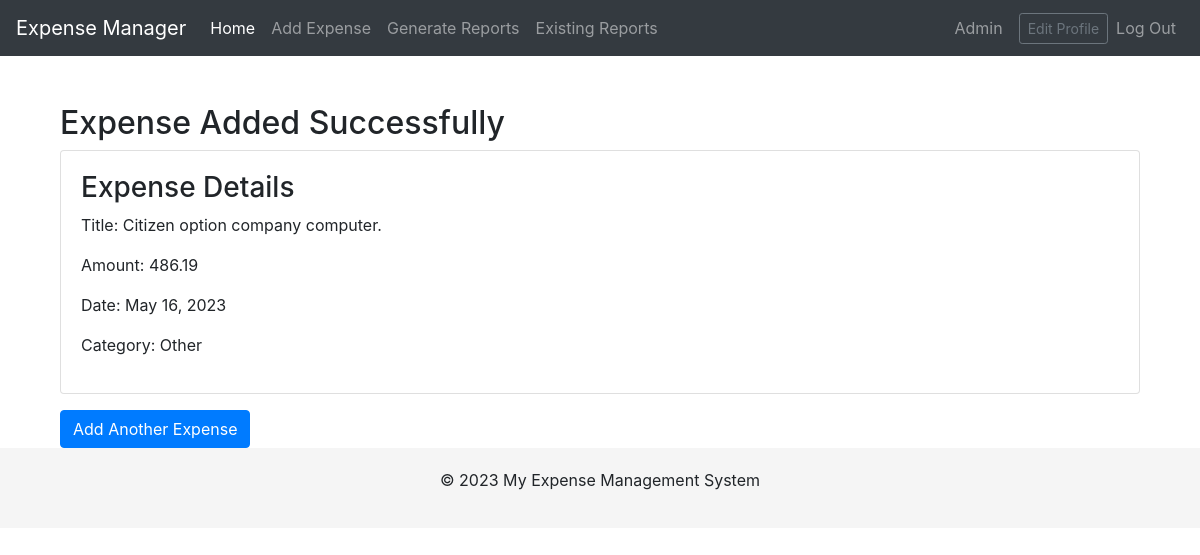
The app's page /expense-confirmation/1/ (signed in) with its own data.
### expenses/models.py (models this page shows, shortened)
class Expense(models.Model):
    title = models.CharField(max_length=100)
    amount = models.DecimalField(max_digits=10, decimal_places=2)
    date = models.DateField()
    category = models.ForeignKey(Category, on_delete=models.SET_NULL, null=True, blank=True)
    user = models.ForeignKey(User, on_delete=models.CASCADE, null=True, blank=True)

class Category(models.Model):
    name = models.CharField(max_length=100)
    description = models.TextField(blank=True, null=True)

### expenses/views.py (the view)
# urls.py: path('expense-confirmation/<int:expense_id>/', expense_confirmation, name='expense_confirmation'),
def expense_confirmation(request, expense_id):
    expense = Expense.objects.get(id=expense_id)
    categories = expense.category  # Retrieve all categories associated with the expense
    return render(request, 'expenses/expense_confirmation.html', {
        'expense': expense,
        'categories': categories,  # Add categories to the context
    })

### expenses/templates/expenses/expense_confirmation.html
{% extends 'base.html' %}
{% block content %}
<div class="container mt-4">
    <h2>Expense Added Successfully</h2>
    <div class="card">
        <div class="card-body">
            <h3>Expense Details</h3>
            <p>Title: {{ expense.title }}</p>
            <p>Amount: {{ expense.amount }}</p>
            <p>Date: {{ expense.date }}</p>
            <p>Category: {{ expense.category.name }}</p>
        </div>
    </div>
    <a href="{% url 'add_expense' %}" class="btn btn-primary mt-3">Add Another Expense</a>
</div>
{% endblock %}

### templates/base.html (shortened to what this page needs)
{% load static %}
<!DOCTYPE html>
<html lang="en">
<head>
    <link href="https://stackpath.bootstrapcdn.com/bootstrap/4.5.2/css/bootstrap.min.css" rel="stylesheet">
    <link rel="stylesheet" href="{% static 'css/style.css' %}">
</head>
<body>
    <nav class="navbar navbar-expand-md navbar-dark bg-dark fixed-top">
        <a class="navbar-brand" href="{% url 'home' %}">Expense Manager</a>
        <div class="collapse navbar-collapse" id="navbarCollapse">
            <ul class="navbar-nav mr-auto">
                <li class="nav-item active">
                    <a class="nav-link" href="{% url 'home' %}">Home</a>
                </li>
                <li class="nav-item">
                    <a class="nav-link" href="{% url 'add_expense' %}">Add Expense</a>
                </li>
                <li class="nav-item">
                    <a class="nav-link" href="{% url 'generate_report' %}">Generate Reports</a>
                </li>
                <li class="nav-item">
                    <a class="nav-link" href="{% url 'view_reports' %}">Existing Reports</a>
                </li>
            </ul>
            <ul class="navbar-nav">
                {% if user.is_authenticated %}
                    <li class="nav-item d-flex align-items-center">
                        <a class="nav-link" href="{% url 'profile_view' %}">
                            {{ user.username }}
                        </a>
                        <a class="btn btn-sm btn-outline-secondary ml-2" href="{% url 'edit_profile' %}">Edit Profile</a>
                    </li>
                    <li class="nav-item">
                        <a class="nav-link" href="{% url 'logout' %}">Log Out</a>
                    </li>
                {% else %}
                    <li class="nav-item">
                        <a class="nav-link" href="{% url 'login' %}">Log In</a>
                    </li>
                {% endif %}
            </ul>
        </div>
    </nav>
    <main role="main" class="container">
        {% block content %}{% endblock %}
    </main>
    <footer>
        <p>© 2023 My Expense Management System</p>
    </footer>
</body>
</html>

### templates/base.html (style rules this page uses)
body { padding-top: 5rem; }
.navbar { margin-bottom: 20px; }
footer { background-color: #f5f5f5; padding: 20px 0; text-align: center; }

### records on screen
Expense: title "Citizen option company computer.", amount "486.19", date "May 16, 2023", category.name "Other"

### other values on screen
{{ user.username }} "Admin"
